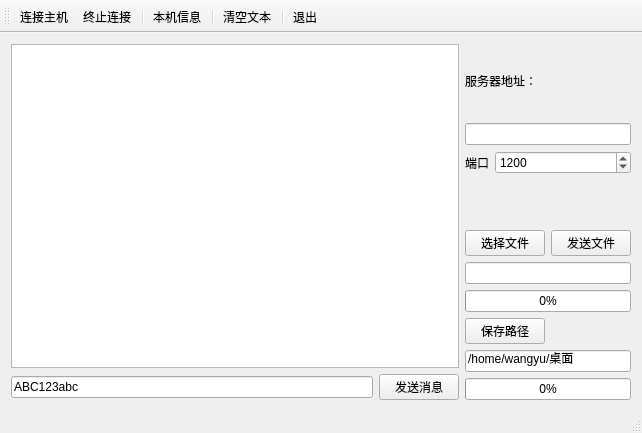
<?xml version="1.0" encoding="UTF-8"?>
<ui version="4.0">
 <class>Client</class>
 <widget class="QMainWindow" name="Client">
  <property name="geometry">
   <rect>
    <x>0</x>
    <y>0</y>
    <width>642</width>
    <height>433</height>
   </rect>
  </property>
  <property name="windowTitle">
   <string>Client</string>
  </property>
  <widget class="QWidget" name="centralWidget">
   <layout class="QHBoxLayout" name="horizontalLayout_2">
    <item>
     <layout class="QVBoxLayout" name="verticalLayout">
      <item>
       <widget class="QPlainTextEdit" name="plainTextEdit"/>
      </item>
      <item>
       <layout class="QHBoxLayout" name="horizontalLayout">
        <item>
         <widget class="QLineEdit" name="editMsg">
          <property name="text">
           <string>ABC123abc</string>
          </property>
         </widget>
        </item>
        <item>
         <widget class="QPushButton" name="btnSendMsg">
          <property name="text">
           <string>发送消息</string>
          </property>
          <property name="shortcut">
           <string>Return</string>
          </property>
         </widget>
        </item>
       </layout>
      </item>
     </layout>
    </item>
    <item>
     <layout class="QGridLayout" name="gridLayout">
      <item row="0" column="0">
       <widget class="QLabel" name="label">
        <property name="text">
         <string>服务器地址：</string>
        </property>
       </widget>
      </item>
      <item row="1" column="0" colspan="2">
       <widget class="QLineEdit" name="editIP"/>
      </item>
      <item row="2" column="0" colspan="2">
       <layout class="QFormLayout" name="formLayout">
        <item row="0" column="0">
         <widget class="QLabel" name="label_2">
          <property name="text">
           <string>端口</string>
          </property>
         </widget>
        </item>
        <item row="0" column="1">
         <widget class="QSpinBox" name="spinPort">
          <property name="maximum">
           <number>100000</number>
          </property>
          <property name="value">
           <number>1200</number>
          </property>
         </widget>
        </item>
       </layout>
      </item>
      <item row="3" column="0">
       <widget class="QPushButton" name="btnSelectFile">
        <property name="text">
         <string>选择文件</string>
        </property>
       </widget>
      </item>
      <item row="3" column="1">
       <widget class="QPushButton" name="btnSendFile">
        <property name="text">
         <string>发送文件</string>
        </property>
       </widget>
      </item>
      <item row="4" column="0" colspan="2">
       <widget class="QLineEdit" name="editFile"/>
      </item>
      <item row="5" column="0" colspan="2">
       <widget class="QProgressBar" name="progressBar">
        <property name="value">
         <number>0</number>
        </property>
       </widget>
      </item>
      <item row="6" column="0">
       <widget class="QPushButton" name="btnSelectSaveDir">
        <property name="text">
         <string>保存路径</string>
        </property>
       </widget>
      </item>
      <item row="7" column="0" colspan="2">
       <widget class="QLineEdit" name="editSaveDir">
        <property name="text">
         <string>/home/wangyu/桌面</string>
        </property>
       </widget>
      </item>
      <item row="8" column="0" colspan="2">
       <widget class="QProgressBar" name="progressBar_2">
        <property name="value">
         <number>0</number>
        </property>
       </widget>
      </item>
     </layout>
    </item>
   </layout>
  </widget>
  <widget class="QMenuBar" name="menuBar">
   <property name="geometry">
    <rect>
     <x>0</x>
     <y>0</y>
     <width>642</width>
     <height>22</height>
    </rect>
   </property>
  </widget>
  <widget class="QToolBar" name="mainToolBar">
   <property name="toolButtonStyle">
    <enum>Qt::ToolButtonTextUnderIcon</enum>
   </property>
   <attribute name="toolBarArea">
    <enum>TopToolBarArea</enum>
   </attribute>
   <attribute name="toolBarBreak">
    <bool>false</bool>
   </attribute>
   <addaction name="actConnect"/>
   <addaction name="actDisconnect"/>
   <addaction name="separator"/>
   <addaction name="actHostInfo"/>
   <addaction name="separator"/>
   <addaction name="actClear"/>
   <addaction name="separator"/>
   <addaction name="actQuit"/>
  </widget>
  <widget class="QStatusBar" name="statusBar"/>
  <action name="actConnect">
   <property name="icon">
    <iconset resource="res.qrc">
     <normaloff>:/images/images/620.bmp</normaloff>:/images/images/620.bmp</iconset>
   </property>
   <property name="text">
    <string>连接主机</string>
   </property>
  </action>
  <action name="actDisconnect">
   <property name="icon">
    <iconset resource="res.qrc">
     <normaloff>:/images/images/624.bmp</normaloff>:/images/images/624.bmp</iconset>
   </property>
   <property name="text">
    <string>终止连接</string>
   </property>
  </action>
  <action name="actClear">
   <property name="icon">
    <iconset resource="res.qrc">
     <normaloff>:/images/images/212.bmp</normaloff>:/images/images/212.bmp</iconset>
   </property>
   <property name="text">
    <string>清空文本</string>
   </property>
  </action>
  <action name="actQuit">
   <property name="icon">
    <iconset resource="res.qrc">
     <normaloff>:/images/images/132.bmp</normaloff>:/images/images/132.bmp</iconset>
   </property>
   <property name="text">
    <string>退出</string>
   </property>
  </action>
  <action name="actHostInfo">
   <property name="icon">
    <iconset resource="res.qrc">
     <normaloff>:/images/images/828.bmp</normaloff>:/images/images/828.bmp</iconset>
   </property>
   <property name="text">
    <string>本机信息</string>
   </property>
  </action>
 </widget>
 <layoutdefault spacing="6" margin="11"/>
 <tabstops>
  <tabstop>editFile</tabstop>
  <tabstop>plainTextEdit</tabstop>
  <tabstop>editIP</tabstop>
  <tabstop>btnSendMsg</tabstop>
  <tabstop>editMsg</tabstop>
  <tabstop>spinPort</tabstop>
  <tabstop>btnSelectFile</tabstop>
  <tabstop>btnSendFile</tabstop>
  <tabstop>btnSelectSaveDir</tabstop>
  <tabstop>editSaveDir</tabstop>
 </tabstops>
 <resources>
  <include location="res.qrc"/>
 </resources>
 <connections>
  <connection>
   <sender>actClear</sender>
   <signal>triggered()</signal>
   <receiver>plainTextEdit</receiver>
   <slot>clear()</slot>
   <hints>
    <hint type="sourcelabel">
     <x>-1</x>
     <y>-1</y>
    </hint>
    <hint type="destinationlabel">
     <x>195</x>
     <y>200</y>
    </hint>
   </hints>
  </connection>
  <connection>
   <sender>actQuit</sender>
   <signal>triggered()</signal>
   <receiver>Client</receiver>
   <slot>close()</slot>
   <hints>
    <hint type="sourcelabel">
     <x>-1</x>
     <y>-1</y>
    </hint>
    <hint type="destinationlabel">
     <x>287</x>
     <y>186</y>
    </hint>
   </hints>
  </connection>
 </connections>
</ui>
